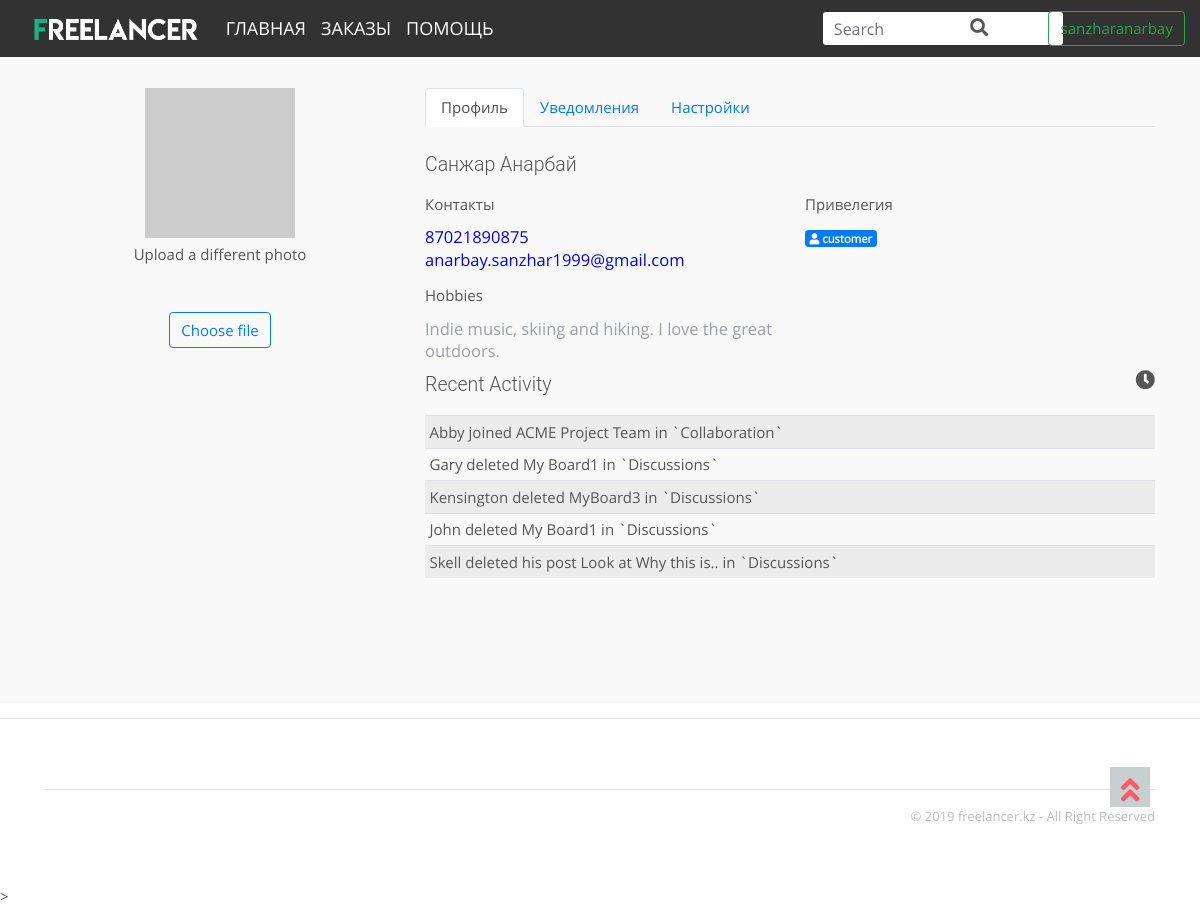
The app's page /profile.php (signed in) with its own data.
### tables this page shows
CREATE TABLE `users` (
  `id` int(11) NOT NULL,
  `u_lastname` varchar(255) NOT NULL,
  `u_firstname` varchar(255) NOT NULL,
  `email` varchar(255) NOT NULL,
  `username` varchar(255) NOT NULL,
  `u_phonenumber` varchar(50) NOT NULL,
  `u_country` varchar(255) NOT NULL,
  `u_state` varchar(255) NOT NULL,
  `u_city` varchar(255) NOT NULL,
  `password` varchar(255) NOT NULL,
  `roleid` int(11) NOT NULL
);

CREATE TABLE `roles` (
  `r_id` int(11) NOT NULL,
  `r_name` varchar(50) NOT NULL
);

### profile.php (the view, shortened to what this page needs)
    <?php
 include('to_edit_profile.php') ;
?>
<?php  if (isset($_SESSION['username'])  && (($_SESSION['role_id']== 4 || $_SESSION['role_id']== 3))) { ?>
<!doctype html>
 <html class="no-js" lang="">
    <head>
        <link rel="stylesheet" href="assets/css/bootstrap.css" type="text/css">
        <link rel="stylesheet" href="assets/css/plugins.css" />
        <link rel="stylesheet" href="assets/css/opensans-web-font.css" />
        <link rel="stylesheet" href="assets/css/montserrat-web-font.css" />
        <link rel="stylesheet" href="assets/css/font-awesome.min.css" type="text/css">
        <link rel="stylesheet" href="assets/css/style.css" type="text/css">
         <link rel="stylesheet" href="assets/css/pagination.css" type="text/css">
         <link rel="stylesheet" href="https://use.fontawesome.com/releases/v5.6.0/css/all.css">
        <link rel="stylesheet" href="assets/css/responsive.css" type="text/css">
    </head>
    <body>
         <nav class="navbar navbar-expand-md  fixed-top mainmenu">
  <a class="navbar-brand" href="index.php"><img src="assets/images/logo2.png" height="30" alt="Logo"> </a>
  <div class="collapse navbar-collapse" id="navbarCollapse">
    <ul class="navbar-nav mr-auto">
      <li class="nav-item active">
        <a class="nav-link" href="index.php">Главная <span class="sr-only">(current)</span></a>
      </li>
      <li class="nav-item">
        <a class="nav-link" href="vacancies.php">Заказы</a>
      </li>
      <li class="nav-item">
        <a class="nav-link" href="help.php">Помощь</a>
      </li>
		</ul>
    <div class="col-md-3">
        <form class="form-inline">
        <input class="form-control searchbox" type="text" placeholder="Search" aria-label="Search">
        <span class="search-icon"><i class="fa fa-search"></i></span>
        </form>
    </div>
    <div class="content">
    	<div class="dropdown">
  <button class="btn btn-outline-success"><?php echo $_SESSION['username']; ?></button>
</div>
	</div>
  </div>
</nav>
        <section id="vacancies" class="sections">
        <?php
include 'db.php';
$userid = $_SESSION['user_id'];
$query = $connection->prepare(" SELECT u.id, u.u_lastname, u.u_firstname, u.email, u.username,
u.u_phonenumber, u.u_country, u.u_city, u.u_state, u.password, u.roleid, r.r_id, r.r_name, c.country_id, c.country_name,
ci.city_id, ci.city_name, s.state_id, s.state_name
                     FROM users u
                     LEFT OUTER JOIN roles r  ON r.r_id = u.roleid
                     LEFT OUTER JOIN states s  ON s.state_id = u.u_state
                     LEFT OUTER JOIN countries c  ON c.country_id = u.u_country
                     LEFT OUTER JOIN cities ci  ON ci.city_id = u.u_city
                     WHERE u.id = :users_id
                     ") or die($mysqli->error);
    $query->execute(array('users_id'=>$userid));
    $user = $query->fetch();
?>
<div class="container">
    <div class="row my-2">
        <div class="col-lg-8 order-lg-2">
            <ul class="nav nav-tabs">
                <li class="nav-item">
                    <a href="" data-target="#profile" data-toggle="tab" class="nav-link active">Профиль</a>
                </li>
                <li class="nav-item">
                    <a href="" data-target="#messages" data-toggle="tab" class="nav-link">Уведомления</a>
                </li>
                <li class="nav-item">
                    <a href="" data-target="#edit" data-toggle="tab" class="nav-link">Настройки</a>
                </li>
            </ul>
            <div class="tab-content py-4">
                <div class="tab-pane active" id="profile">
                    <h5 class="mb-3"><?php echo $user['u_firstname']." ". $user['u_lastname']; ?></h5>
                    <div class="row">
                        <div class="col-md-6">
                            <h6>Контакты</h6>
                            <p style="color:blue;">
                               <?php echo $user['u_phonenumber']. " ".$user['email']; ?>
                            </p>
                            <h6>Hobbies</h6>
                            <p>
                                Indie music, skiing and hiking. I love the great outdoors.
                            </p>
                        </div>
                        <div class="col-md-6">
                            <h6> Привелегия</h6>
                            <span class="badge badge-primary"><i class="fa fa-user"></i>&nbsp;<?php echo  $user['r_name']; ?> </span>
                        </div>
                        <div class="col-md-12">
                            <h5 class="mt-2"><span class="fa fa-clock-o ion-clock float-right"></span> Recent Activity</h5>
                            <table class="table table-sm table-hover table-striped">
                                <tbody>
                                    <tr>
                                        <td>
                                            <strong>Abby</strong> joined ACME Project Team in <strong>`Collaboration`</strong>
                                        </td>
                                    </tr>
                                    <tr>
                                        <td>
                                            <strong>Gary</strong> deleted My Board1 in <strong>`Discussions`</strong>
                                        </td>
                                    </tr>
                                    <tr>
                                        <td>
                                            <strong>Kensington</strong> deleted MyBoard3 in <strong>`Discussions`</strong>
                                        </td>
                                    </tr>
                                    <tr>
                                        <td>
                                            <strong>John</strong> deleted My Board1 in <strong>`Discussions`</strong>
                                        </td>
                                    </tr>
                                    <tr>
                                        <td>
                                            <strong>Skell</strong> deleted his post Look at Why this is.. in <strong>`Discussions`</strong>
                                        </td>
                                    </tr>
                                </tbody>
                            </table>
                        </div>
                    </div>
                </div>
            </div>
        </div>
        <div class="col-lg-4 order-lg-1 text-center">
            <img src="//placehold.it/150" class="mx-auto img-fluid img-circle d-block" alt="avatar">
            <h6 class="mt-2">Upload a different photo</h6>
            <label class="custom-file">
                <span class="btn btn-outline-primary">Choose file</span>
            </label>
        </div>
    </div>
</div>
 </section>
    <hr>
    <?php }else{
  header("location:404.php");
}
  ?>
		<div class="scroll-top">
			<div class="scrollup">
				<i class="fa fa-angle-double-up"></i>
			</div>
		</div>
        <footer>
            <div class="container">
			<hr>
            	<div class="row">
            		<div class="col-md-6 col-sm-6 col-xs-12">
						<div class="social-network">
							<a href="#"><i class="fa fa-twitter"></i></a>
							<a href="#"><i class="fa fa-instagram"></i></a>
							<a href="#"><i class="fa fa-facebook"></i></a>
							<a href="#"><i class="fa fa-google-plus"></i></a>
						</div>
					</div>
            		<div class="col-md-6 col-sm-6 col-xs-12">
						<div class="copyright">
							<p>© 2019 freelancer.kz - All Right Reserved</p>
						</div>
					</div>
            	</div>
            </div>
        </footer>
>
    </body>
</html>

### assets/css/style.css (style rules this page uses)
html, body { background-color: #ffffff; font-size: 15px; color: #565656; width: 100%; padding: 0; margin-left: 0; margin-right: 0; font-family: 'open_sansregular'; font-weight: 300; }
img { -moz-user-select: none; -webkit-user-select: none; -ms-user-select: none; user-select: none; -webkit-user-drag: none; user-drag: none; }
a, a:hover, a:active, a:focus { text-decoration: none; outline: none; }
a, button, a span { -webkit-transition: 0.2s ease-in-out; -o-transition: 0.2s ease-in-out; transition: 0.2s ease-in-out; }
*, *:before, *:after { -webkit-box-sizing: border-box; -moz-box-sizing: border-box; box-sizing: border-box; }
p { margin: 0 0 15px; }
ol, ul { list-style: none; padding: 0; }
img { max-width: 100%; }
textarea, input[type="text"], input[type="password"], input[type="datetime"], input[type="datetime-local"], input[type="date"], input[type="month"], input[type="time"], input[type="week"], input[type="number"], input[type="email"], input[type="url"], input[type="search"], input[type="tel"], input[type="color"], .uneditable-input { outline: none; }
.form-control { border: 1px solid rgba(0, 0, 0, 0.08); font-size: 16px; height: 45px; }
h4, h5 { font-family: 'roboto', sans-serif; font-weight: 300; margin: 0; line-height: 2rem; }
h5 { font-size: 1.3rem; margin-bottom: 1rem; }
h6 { font-size: 1rem; margin-bottom: .9rem; }
p { line-height: 1.5rem; font-size: 1.1rem; color:#9aa0ab; }
p:last-child { margin-bottom: 0px; }
.sections { padding-top: 80px; padding-bottom: 80px; position: relative; overflow: hidden; }
footer { padding:40px 0; }
section:nth-of-type(odd) { background-color: #F9F9F9; }
.mainmenu { background-color:rgba(50, 50, 50, 1); border-color:transparent; }
.mainmenu .navbar-brand { padding: 0px 0px; }
.navbar-brand img { margin-top: 0px; padding-left: 15px; }
.navbar-nav { padding-top: 0px; }
.mainmenu .navbar-nav li a { text-transform:uppercase; font-size:14px; color:#263742; }
.mainmenu .navbar-nav li a { color:#fff; font-size:18px; transition:.3s ease-in-out; }
.social-network a i { margin:10px; color:#b9c0c6; font-size:20px; transition:.3s ease-in-out; -webkit-transition:.3s ease-in-out; -moz-transition:.3s ease-in-out; }
.copyright p { font-size:13px; color:#b9c0c6; text-align:right; }
.scrollup { width:40px; height:40px; text-align:center; color:#fa5c65; font-size:30px; background:#c8cfd0; position:fixed; bottom:100px; right:50px; font-weight:bold; }

### profile.php (style rules this page uses)
.dropdown { position: relative; display: inline-block; }
.searchbox { height:35px; margin-right:20px; }
.search-icon { position: absolute; top: 3px; right: 60px; font-size: 18px; }

### records on screen
users: u_firstname "Санжар", u_lastname "Анарбай", u_phonenumber "87021890875", email "anarbay.sanzhar1999@gmail.com", roleid.r_name "customer"

### other values on screen
$_SESSION['username'] "sanzharanarbay"
